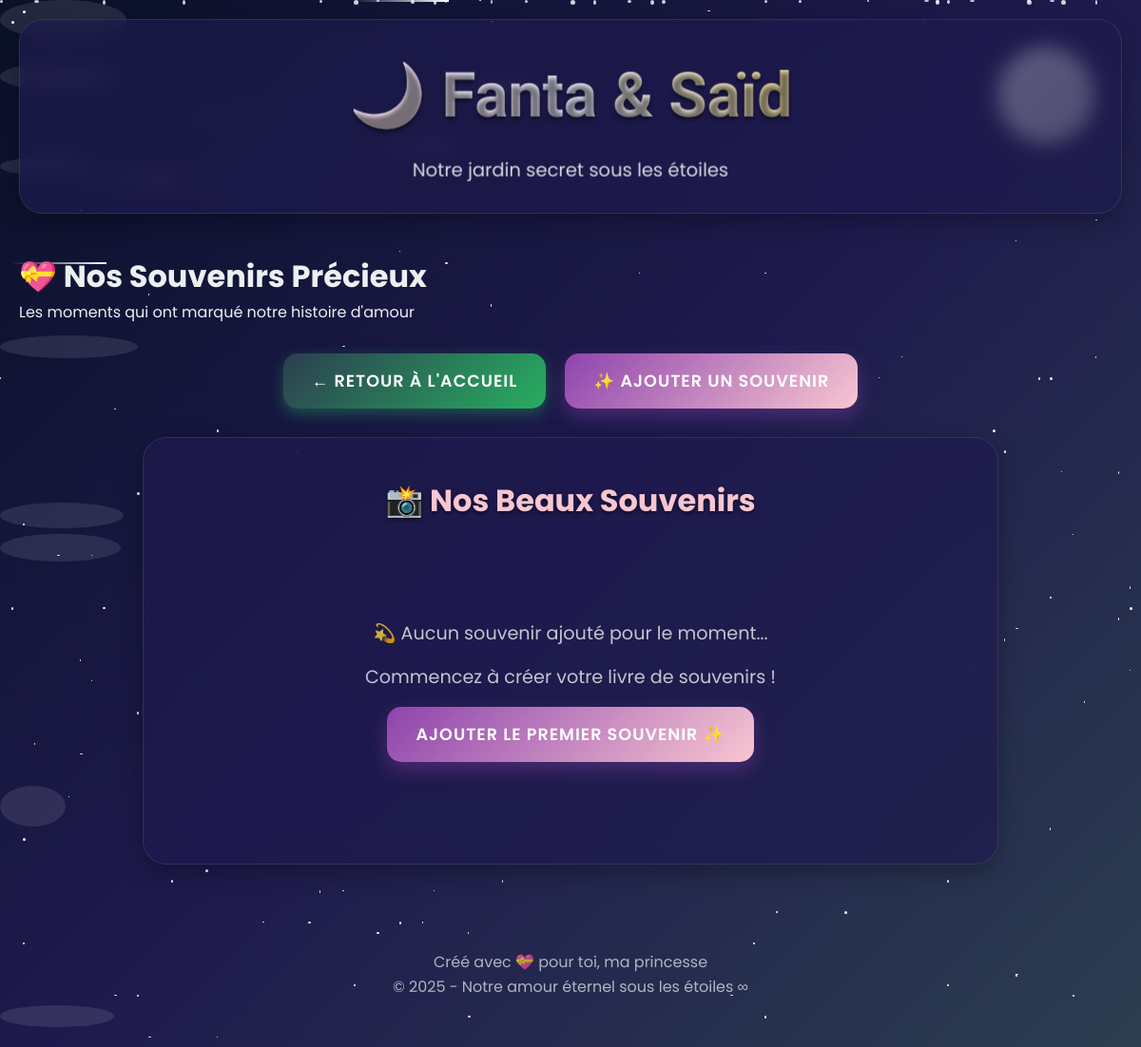
The page /memories (signed in) on the database as committed earlier.
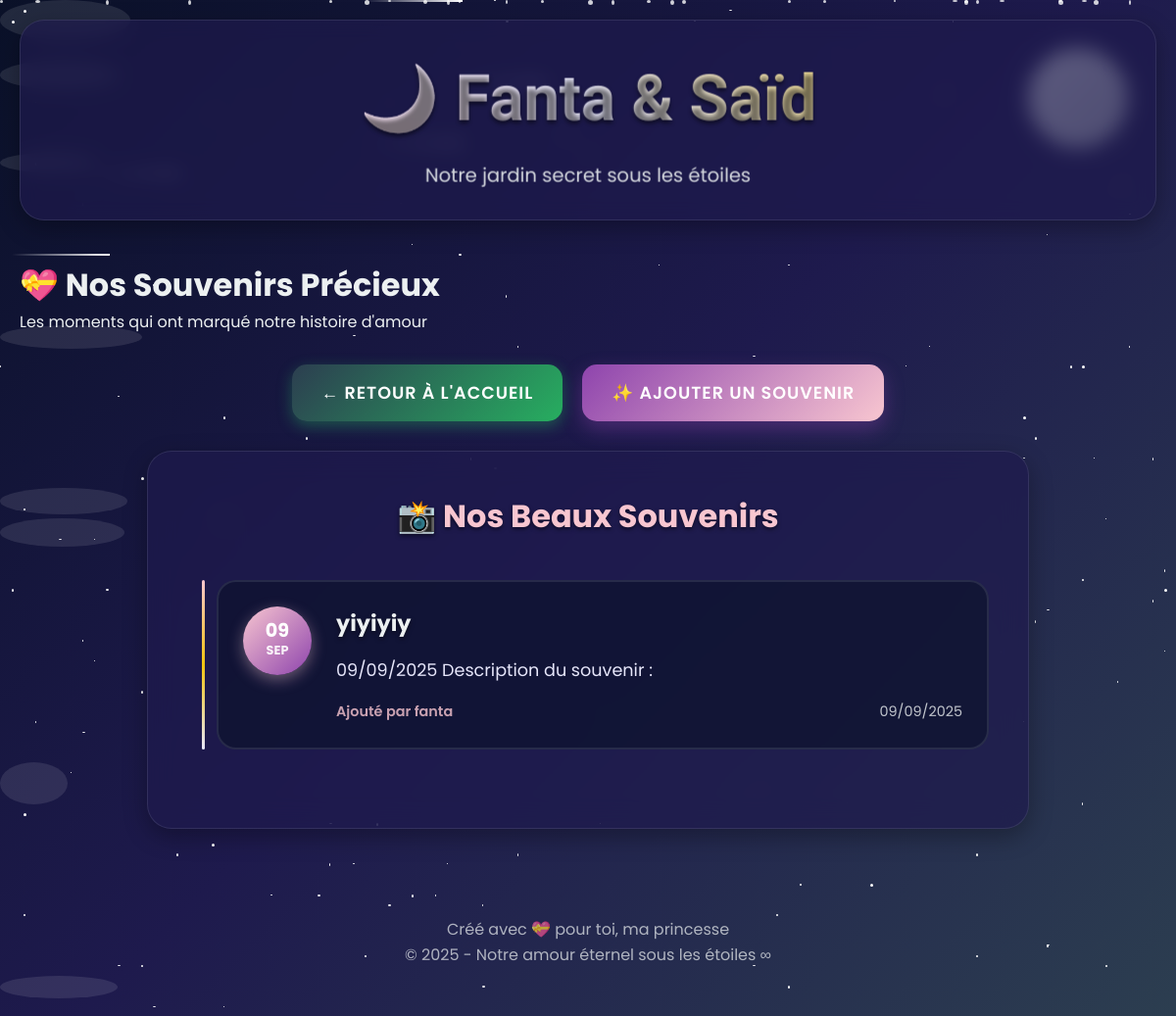
The same page on the database as committed later.
### app.py (models this page shows)
class SpecialMemory(db.Model):
    id = db.Column(db.Integer, primary_key=True)
    title = db.Column(db.String(100), nullable=False)
    description = db.Column(db.Text, nullable=False)
    date_memory = db.Column(db.Date, nullable=False)
    created_at = db.Column(db.DateTime, default=datetime.utcnow)
    author = db.Column(db.String(50), nullable=False)
    is_anniversary = db.Column(db.Boolean, default=False)

### app.py (the view)
@app.route('/memories')
@login_required
def memories():
    all_memories = SpecialMemory.query.order_by(SpecialMemory.date_memory.desc()).all()
    anniversaries = [m for m in all_memories if m.is_anniversary]
    regular_memories = [m for m in all_memories if not m.is_anniversary]
    return render_template('memories.html',
                         anniversaries=anniversaries,
                         regular_memories=regular_memories,
                         user=current_user.username)

### app.py (called while the page is built)
@login_manager.user_loader
def load_user(user_id):
    return User.query.get(int(user_id))

### templates/memories.html (shortened to what this page needs)
{% extends "base.html" %}
{% block content %}
<div class="header-container">
    <h1>💝 Nos Souvenirs Précieux</h1>
    <p>Les moments qui ont marqué notre histoire d'amour</p>
</div>
<div class="navigation-links">
    <a href="{{ url_for('index') }}" class="btn btn-secondary">← Retour à l'accueil</a>
    <a href="{{ url_for('add_memory') }}" class="btn btn-memory">✨ Ajouter un souvenir</a>
</div>
<div class="memories-container">
    <div class="memories-section">
        <h2>📸 Nos Beaux Souvenirs</h2>
        {% if regular_memories %}
            <div class="memories-timeline">
                {% for memory in regular_memories %}
                    <div class="memory-item">
                        <div class="memory-date">
                            <div class="date-circle">
                                <span class="day">{{ memory.date_memory.strftime('%d') }}</span>
                                <span class="month">{{ memory.date_memory.strftime('%b') }}</span>
                            </div>
                        </div>
                        <div class="memory-content">
                            <h3>{{ memory.title }}</h3>
                            <p class="memory-description">{{ memory.description }}</p>
                            <div class="memory-meta">
                                <span class="memory-author">Ajouté par {{ memory.author }}</span>
                                <span class="memory-created">{{ memory.created_at.strftime('%d/%m/%Y') }}</span>
                            </div>
                        </div>
                    </div>
                {% endfor %}
            </div>
        {% else %}
            <div class="no-memories">
                <p>💫 Aucun souvenir ajouté pour le moment...</p>
                <p>Commencez à créer votre livre de souvenirs !</p>
                <a href="{{ url_for('add_memory') }}" class="btn btn-memory">Ajouter le premier souvenir ✨</a>
            </div>
        {% endif %}
    </div>
</div>
{% endblock %}

### templates/base.html (shortened to what this page needs)
<!DOCTYPE html>
<html lang="fr">
<head>
    <link rel="stylesheet" href="{{ url_for('static', filename='style.css') }}">
</head>
<body>
    <div class="magic-background">
        {% for _ in range(150) %}
            <div class="star" style="
                top: {{ range(0, 100)|random }}%;
                left: {{ range(0, 100)|random }}%;
                width: {{ range(1, 4)|random }}px;
                height: {{ range(1, 4)|random }}px;
                animation-delay: {{ range(0, 8)|random }}s;
            "></div>
        {% endfor %}
        {% for _ in range(5) %}
            <div class="meteor" style="
                top: {{ range(0, 50)|random }}%;
                left: {{ range(0, 50)|random }}%;
                animation-delay: {{ range(0, 10)|random }}s;
            "></div>
        {% endfor %}
        {% for _ in range(8) %}
            <div class="cloud" style="
                top: {{ range(0, 100)|random }}%;
                width: {{ range(50, 200)|random }}px;
                height: {{ range(20, 60)|random }}px;
                animation-delay: {{ range(0, 30)|random }}s;
                animation-duration: {{ range(20, 60)|random }}s;
            "></div>
        {% endfor %}
        {% for _ in range(30) %}
            <div class="snowflake" style="
                left: {{ range(0, 100)|random }}%;
                width: {{ range(2, 6)|random }}px;
                height: {{ range(2, 6)|random }}px;
                animation-delay: {{ range(0, 10)|random }}s;
                animation-duration: {{ range(5, 15)|random }}s;
            "></div>
        {% endfor %}
    </div>
    <div class="moon"></div>
    <div class="container">
        <header class="main-header">
            <div class="logo">
                <h1>🌙 Fanta & Saïd</h1>
                <p>Notre jardin secret sous les étoiles</p>
            </div>
        </header>
        <main>
            {% block content %}{% endblock %}
        </main>
        <footer class="main-footer">
            <p>Créé avec 💝 pour toi, ma princesse</p>
            <p>© 2025 - Notre amour éternel sous les étoiles ∞</p>
        </footer>
    </div>
</body>
</html>

### static/style.css (style rules this page uses)
:root { --midnight-blue: #0a1128; --deep-purple: #1e1a4d; --twilight-blue: #2c3e50; --moonlight-silver: #ecf0f1; --starlight-gold: #f1c40f; --rose-quartz: #f8c6d0; --lavender-blush: #e6e6fa; --mystic-purple: #8e44ad; --forest-green: #27ae60; --ocean-blue: #3498db; --night-sky: linear-gradient(135deg, #0a1128 0%, #1e1a4d 50%, #2c3e50 100%); --moon-glow: linear-gradient(135deg, #ecf0f1 0%, #bdc3c7 100%); --twilight: linear-gradient(135deg, #2c3e50 0%, #8e44ad 100%); --aurora: linear-gradient(135deg, #27ae60 0%, #3498db 50%, #8e44ad 100%); --glow-shadow: 0 0 20px rgba(236, 240, 241, 0.3); --deep-shadow: 0 10px 30px rgba(0, 0, 0, 0.5); --card-shadow: 0 8px 25px rgba(0, 0, 0, 0.3); --transition: all 0.4s cubic-bezier(0.25, 0.46, 0.45, 0.94); --text-shadow: 0 2px 4px rgba(0, 0, 0, 0.5); --success-green: #27ae60; --warning-orange: #f39c12; --error-red: #e74c3c; --info-blue: #3498db; --accent-purple: #9b59b6; }
* { margin: 0; padding: 0; box-sizing: border-box; }
html { scroll-behavior: smooth; }
body { font-family: 'Poppins', 'Roboto', sans-serif; background: var(--night-sky); color: var(--moonlight-silver); min-height: 100vh; position: relative; overflow-x: hidden; line-height: 1.6; }
.magic-background { position: fixed; top: 0; left: 0; width: 100%; height: 100%; z-index: -2; overflow: hidden; }
.star { position: absolute; background: white; border-radius: 50%; animation: twinkle 8s infinite; }
.moon { position: fixed; top: 50px; right: 50px; width: 100px; height: 100px; background: var(--moon-glow); border-radius: 50%; box-shadow: var(--glow-shadow); animation: floatMoon 20s ease-in-out infinite; }
.meteor { position: absolute; background: linear-gradient(to right, transparent, white); width: 100px; height: 2px; animation: meteorShower 10s linear infinite; }
.cloud { position: absolute; background: rgba(255, 255, 255, 0.1); border-radius: 50%; animation: floatCloud 30s linear infinite; }
.container { max-width: 1200px; margin: 0 auto; padding: 20px; position: relative; z-index: 1; }
.main-header { text-align: center; margin-bottom: 40px; padding: 30px; background: rgba(30, 26, 77, 0.7); -webkit-backdrop-filter: blur(10px); backdrop-filter: blur(10px); border-radius: 25px; box-shadow: var(--card-shadow); border: 1px solid rgba(236, 240, 241, 0.1); transform-style: preserve-3d; perspective: 1000px; }
.logo { transform: translateZ(20px); }
.logo h1 { font-family: 'Great Vibes', 'Dancing Script', cursive; font-size: 4em; background: linear-gradient(45deg, var(--rose-quartz), var(--lavender-blush), var(--starlight-gold)); -webkit-background-clip: text; background-clip: text; -webkit-text-fill-color: transparent; margin-bottom: 10px; text-shadow: var(--text-shadow); animation: glowText 3s ease-in-out infinite alternate; }
.logo p { color: var(--moonlight-silver); font-size: 1.2em; opacity: 0.9; }
.btn { display: inline-block; padding: 15px 30px; border: none; border-radius: 15px; text-decoration: none; font-weight: 600; transition: var(--transition); cursor: pointer; text-align: center; font-size: 1.1em; text-transform: uppercase; letter-spacing: 1px; position: relative; overflow: hidden; }
.btn::before { content: ''; position: absolute; top: 0; left: -100%; width: 100%; height: 100%; background: linear-gradient(90deg, transparent, rgba(255, 255, 255, 0.2), transparent); transition: var(--transition); }
.btn-secondary { background: linear-gradient(135deg, var(--twilight-blue), var(--forest-green)); color: white; box-shadow: 0 5px 15px rgba(39, 174, 96, 0.4); }
.navigation-links { display: flex; justify-content: center; gap: 20px; flex-wrap: wrap; margin: 30px 0; }
.btn-memory { background: linear-gradient(135deg, var(--mystic-purple), var(--rose-quartz)); color: white; box-shadow: 0 8px 20px rgba(142, 68, 173, 0.4); }
.main-footer { text-align: center; margin-top: 60px; padding: 30px; color: var(--moonlight-silver); font-size: 1em; opacity: 0.7; }
.snowflake { position: absolute; background: white; border-radius: 50%; opacity: 0.8; animation: snowfall linear infinite; }

Rows that differ between the two databases and show on the page:
added SpecialMemory: date_memory "09", date_memory "SEP", title "yiyiyiy", description "09/09/2025 Description du souvenir :", author "fanta", created_at "09/09/2025"
Other text that changed with them:
text no longer shown: "💫 Aucun souvenir ajouté pour le moment... Commencez à créer votre livre de souvenirs ! AJOUTER LE PREMIER SOUVENIR ✨"
